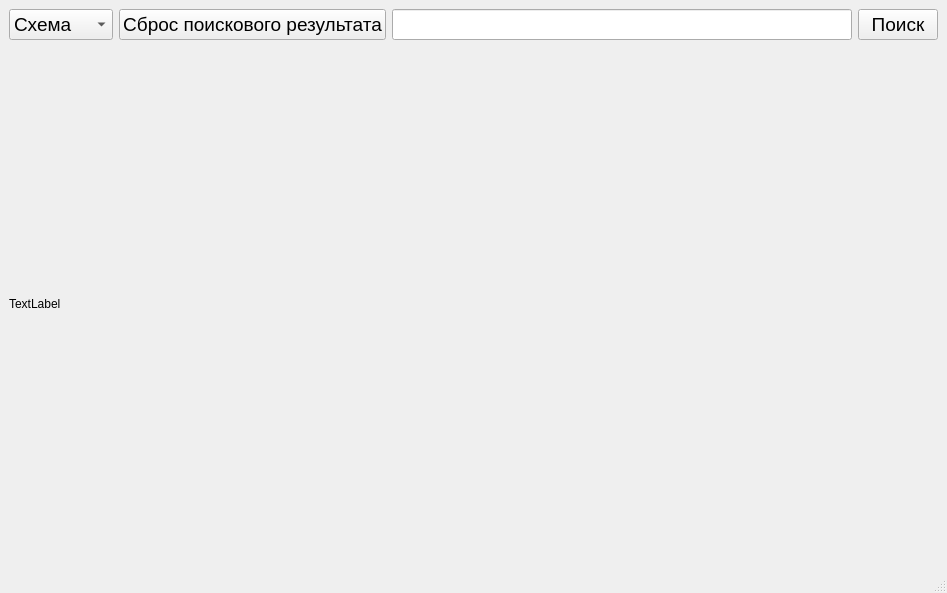
<?xml version="1.0" encoding="UTF-8"?>
<ui version="4.0">
 <class>MainWindow</class>
 <widget class="QMainWindow" name="MainWindow">
  <property name="geometry">
   <rect>
    <x>0</x>
    <y>0</y>
    <width>947</width>
    <height>593</height>
   </rect>
  </property>
  <property name="windowTitle">
   <string>map</string>
  </property>
  <widget class="QWidget" name="centralwidget">
   <layout class="QVBoxLayout" name="verticalLayout">
    <item>
     <layout class="QHBoxLayout" name="horizontalLayout">
      <item>
       <widget class="QComboBox" name="map_mode">
        <property name="font">
         <font>
          <pointsize>14</pointsize>
         </font>
        </property>
        <property name="focusPolicy">
         <enum>Qt::NoFocus</enum>
        </property>
        <item>
         <property name="text">
          <string>Схема</string>
         </property>
        </item>
        <item>
         <property name="text">
          <string>Спутник</string>
         </property>
        </item>
        <item>
         <property name="text">
          <string>Гибрид</string>
         </property>
        </item>
       </widget>
      </item>
      <item>
       <widget class="QPushButton" name="pushButton">
        <property name="font">
         <font>
          <pointsize>14</pointsize>
         </font>
        </property>
        <property name="focusPolicy">
         <enum>Qt::NoFocus</enum>
        </property>
        <property name="text">
         <string>Сброс поискового результата</string>
        </property>
       </widget>
      </item>
      <item>
       <widget class="QLineEdit" name="search_line">
        <property name="font">
         <font>
          <pointsize>14</pointsize>
         </font>
        </property>
        <property name="focusPolicy">
         <enum>Qt::ClickFocus</enum>
        </property>
       </widget>
      </item>
      <item>
       <widget class="QPushButton" name="search_button">
        <property name="font">
         <font>
          <pointsize>14</pointsize>
         </font>
        </property>
        <property name="focusPolicy">
         <enum>Qt::NoFocus</enum>
        </property>
        <property name="text">
         <string>Поиск</string>
        </property>
       </widget>
      </item>
     </layout>
    </item>
    <item>
     <widget class="QLabel" name="map_label">
      <property name="sizePolicy">
       <sizepolicy hsizetype="Expanding" vsizetype="Expanding">
        <horstretch>0</horstretch>
        <verstretch>0</verstretch>
       </sizepolicy>
      </property>
      <property name="text">
       <string>TextLabel</string>
      </property>
     </widget>
    </item>
   </layout>
  </widget>
  <widget class="QMenuBar" name="menubar">
   <property name="geometry">
    <rect>
     <x>0</x>
     <y>0</y>
     <width>947</width>
     <height>21</height>
    </rect>
   </property>
  </widget>
  <widget class="QStatusBar" name="statusbar"/>
 </widget>
 <resources/>
 <connections/>
</ui>
